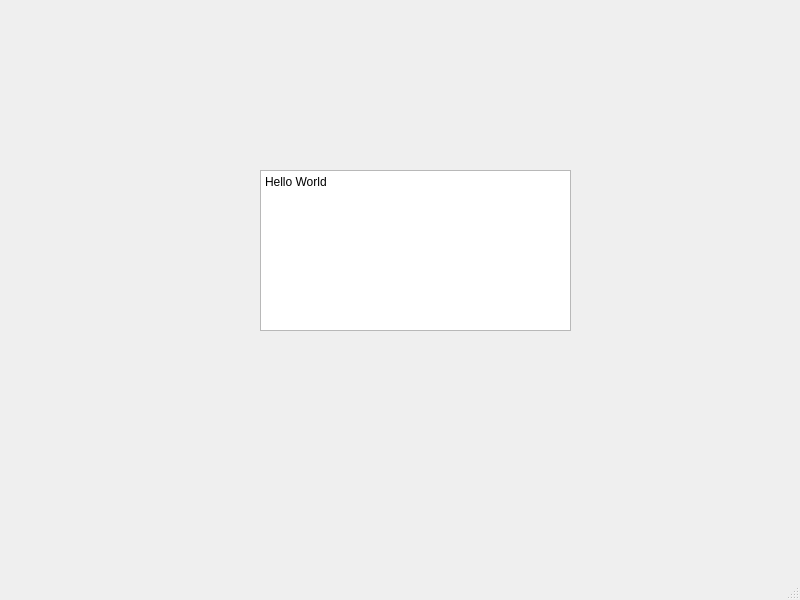
<?xml version="1.0" encoding="UTF-8"?>
<ui version="4.0">
 <class>MainWindow</class>
 <widget class="QMainWindow" name="MainWindow">
  <property name="geometry">
   <rect>
    <x>0</x>
    <y>0</y>
    <width>800</width>
    <height>600</height>
   </rect>
  </property>
  <property name="windowTitle">
   <string>MainWindow</string>
  </property>
  <widget class="QWidget" name="centralwidget">
   <widget class="QPlainTextEdit" name="plainTextEdit">
    <property name="geometry">
     <rect>
      <x>260</x>
      <y>170</y>
      <width>311</width>
      <height>161</height>
     </rect>
    </property>
    <property name="plainText">
     <string>Hello World</string>
    </property>
   </widget>
  </widget>
  <widget class="QMenuBar" name="menubar">
   <property name="geometry">
    <rect>
     <x>0</x>
     <y>0</y>
     <width>800</width>
     <height>20</height>
    </rect>
   </property>
  </widget>
  <widget class="QStatusBar" name="statusbar"/>
 </widget>
 <resources/>
 <connections/>
</ui>
